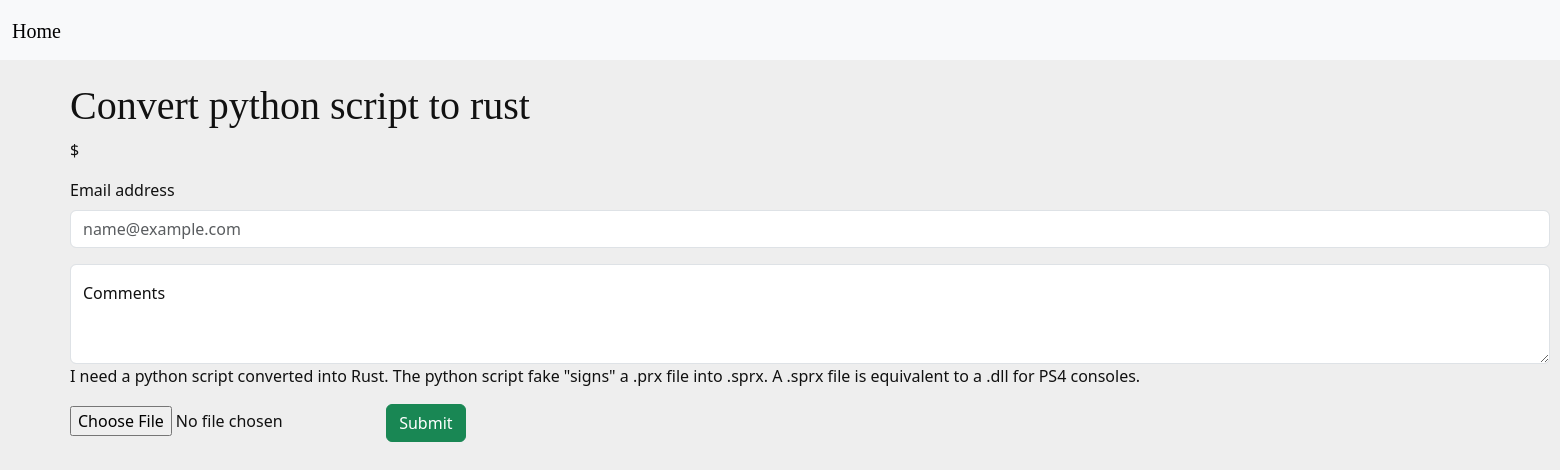
The page /jobs/work_details/7 (signed in) on the database its author committed.
### books/models.py (models this page shows, shortened)
class Books(models.Model):
    title: str = models.CharField(max_length=100)
    description: str = models.TextField(max_length=500)
    author: User = models.ForeignKey(User, on_delete=models.SET_NULL,
                                     null=True, blank=True)
    genre: str = models.CharField(max_length=25)
    is_available: bool = models.BooleanField(default=True)
    price: float = models.DecimalField(max_digits=5, decimal_places=2)
    created: datetime = models.DateTimeField(auto_now_add=True)
    image = models.ImageField(
        default='books/book_default_img.png', upload_to="books")
    objects = models.Manager()  # default
    c_objects = BooksManager()  # custom manager

### books/views.py (the view)
# urls.py: path("work_details/<int:pk>", BookDetailsView.as_view(), name="work_details"),
class BookDetailsView(DetailView):
    modal = Books
    template_name = 'work_details.html'
    def get_queryset(self):
        return Books.objects.filter(id=self.kwargs['pk'])

### books/templates/work_details.html (shortened to what this page needs)
{% extends 'base.html' %}
{% load django_bootstrap5 %}
{% load static %}
{% block content %}
<br><br><br>
    <h1>{{ object.title }}</h1>
    <p class="book-cost">$ {{ book.price }} {{ book.author }}</p>
    <form action="?email={{ object.email }}" method="post" enctype="multipart/form-data">
      <div class="mb-3">
        <label for="exampleFormControlInput1" class="form-label">Email address </label>
        <input type="email" class="form-control" id="exampleFormControlInput1" placeholder="name@example.com">
      </div>
      <div class="form-floating">
        <textarea class="form-control" placeholder="Leave a comment here" id="floatingTextarea2" style="height: 100px"></textarea>
        <label for="floatingTextarea2">Comments</label>
      </div>
      <p>{{ object.description }}</p>
      <input type="file" name="file">
      <a href="{% url 'submit' object.id %}" class="btn btn-success">Submit</a>
    </form>
{% endblock %}

### static/css/base.css (style rules this page uses)
* { padding: 0; margin: 0; box-sizing: border-box; transition: 0.2s ease-out; }
body { background-color: #eee; color: #111; }
h1, h2, h3, h4, h5, h6, a { font-family: 'Fino', serif; }

### rows shown on the page
Books: title "Convert python script to rust", description "I need a python script converted into Rust. The python script fake \"signs\" a .prx file into .sprx. A .sprx file is equivalent to a .dll for PS4 consoles."
